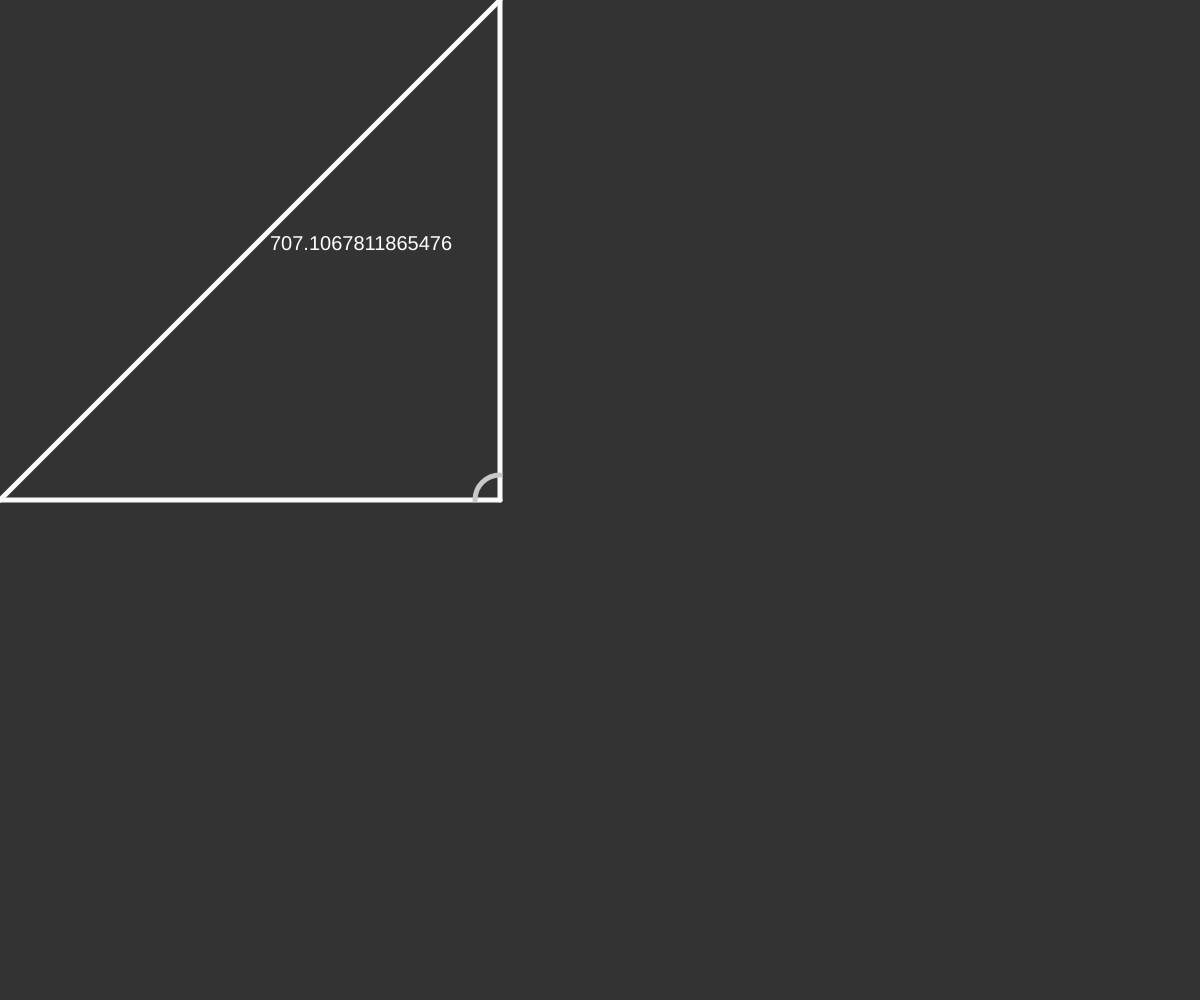
Frame 1 (no input)
Frame 60 (no input): identical to frame 1, image omitted
Frame 120 (the mouse pressed at the canvas centre since frame 60): identical to frame 1, image omitted

The p5.js sketch that drew this single still picture (run headless with seeded random() and noise() and a simulated clock; from frame 60 on, the mouse is pressed at the canvas centre):

// p5.js sketch
// ── sketch.js
var pt = [[500,0],[0,500],[500,500]];
var target

function setup(){
	createCanvas(windowWidth,windowHeight);
}

function mousePressed(){
	for (a of pt) {
		if (dist(a[0],a[1],mouseX,mouseY) < 20) {
			target = a
		}
	}
}

function draw(){
	background(51);
	updateVert()
	drawTri()
	drawText();

}

function updateVert(){
	if(mouseIsPressed && target){
		target[0] = mouseX
		target[1] = mouseY
	}
	else {
		target = 0
	}
}

function drawTri(){
	stroke(250)
	strokeWeight(5)
	for(i = 0; i < 3;i++){
		line(pt[i][0],pt[i][1],pt[(i+1)%3][0],pt[(i+1)%3][1])
	}

	var angle = asin(VertDist(0,2) / VertDist(1,2))
	stroke(200)
	fill(0,0,0,0)
	arc(pt[2][0],pt[2][1],50,50,PI,-HALF_PI)
}

function drawText(){
	strokeWeight(0)
	textSize(20)
	fill(255)
	var textPos = createVector((pt[0][0]+pt[1][0])/2,(pt[0][1]+pt[1][1])/2)
	text(VertDist(0,1),textPos.x + 20,textPos.y)
}

function VertDist(a,b){
	return(dist(pt[a][0],pt[a][1],pt[b][0],pt[b][1]))
}

function windowResized() {
  resizeCanvas(windowWidth, windowHeight);
}
